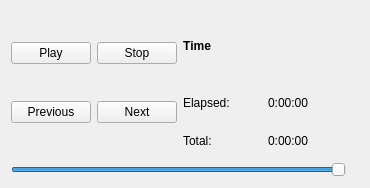
<?xml version="1.0" encoding="UTF-8"?>
<ui version="4.0">
 <class>PresentationAudioWidget</class>
 <widget class="QWidget" name="PresentationAudioWidget">
  <property name="geometry">
   <rect>
    <x>0</x>
    <y>0</y>
    <width>370</width>
    <height>188</height>
   </rect>
  </property>
  <property name="sizePolicy">
   <sizepolicy hsizetype="Minimum" vsizetype="Minimum">
    <horstretch>0</horstretch>
    <verstretch>0</verstretch>
   </sizepolicy>
  </property>
  <layout class="QHBoxLayout" name="horizontalLayout_2">
   <item>
    <layout class="QVBoxLayout" name="verticalLayout_2">
     <item>
      <layout class="QHBoxLayout" name="horizontalLayout">
       <item>
        <layout class="QGridLayout" name="gridLayout">
         <item row="0" column="0">
          <widget class="QPushButton" name="m_playButton">
           <property name="text">
            <string>Play</string>
           </property>
          </widget>
         </item>
         <item row="0" column="1">
          <widget class="QPushButton" name="m_stopButton">
           <property name="text">
            <string>Stop</string>
           </property>
          </widget>
         </item>
         <item row="1" column="0">
          <widget class="QPushButton" name="m_prevButton">
           <property name="text">
            <string comment="Previous item to show">Previous</string>
           </property>
          </widget>
         </item>
         <item row="1" column="1">
          <widget class="QPushButton" name="m_nextButton">
           <property name="text">
            <string comment="Next item to show">Next</string>
           </property>
          </widget>
         </item>
        </layout>
       </item>
       <item>
        <layout class="QVBoxLayout" name="verticalLayout">
         <item>
          <widget class="QLabel" name="label">
           <property name="font">
            <font>
             <weight>75</weight>
             <italic>false</italic>
             <bold>true</bold>
             <underline>false</underline>
             <kerning>false</kerning>
            </font>
           </property>
           <property name="text">
            <string>Time</string>
           </property>
          </widget>
         </item>
         <item>
          <layout class="QGridLayout" name="gridLayout_2">
           <item row="0" column="0">
            <widget class="QLabel" name="label_2">
             <property name="text">
              <string>Elapsed:</string>
             </property>
            </widget>
           </item>
           <item row="0" column="1">
            <widget class="QLabel" name="m_elapsedTimeLabel">
             <property name="text">
              <string>0:00:00</string>
             </property>
            </widget>
           </item>
           <item row="1" column="0">
            <widget class="QLabel" name="label_3">
             <property name="text">
              <string comment="Total amount of time of presentation">Total:</string>
             </property>
            </widget>
           </item>
           <item row="1" column="1">
            <widget class="QLabel" name="m_totalTimeLabel">
             <property name="text">
              <string>0:00:00</string>
             </property>
            </widget>
           </item>
          </layout>
         </item>
        </layout>
       </item>
      </layout>
     </item>
     <item>
      <widget class="QSlider" name="m_volumeWidget">
       <property name="maximum">
        <number>100</number>
       </property>
       <property name="value">
        <number>100</number>
       </property>
       <property name="orientation">
        <enum>Qt::Horizontal</enum>
       </property>
      </widget>
     </item>
    </layout>
   </item>
   <item>
    <widget class="QLabel" name="m_soundLabel">
     <property name="text">
      <string/>
     </property>
    </widget>
   </item>
  </layout>
 </widget>
 <resources/>
 <connections/>
</ui>
